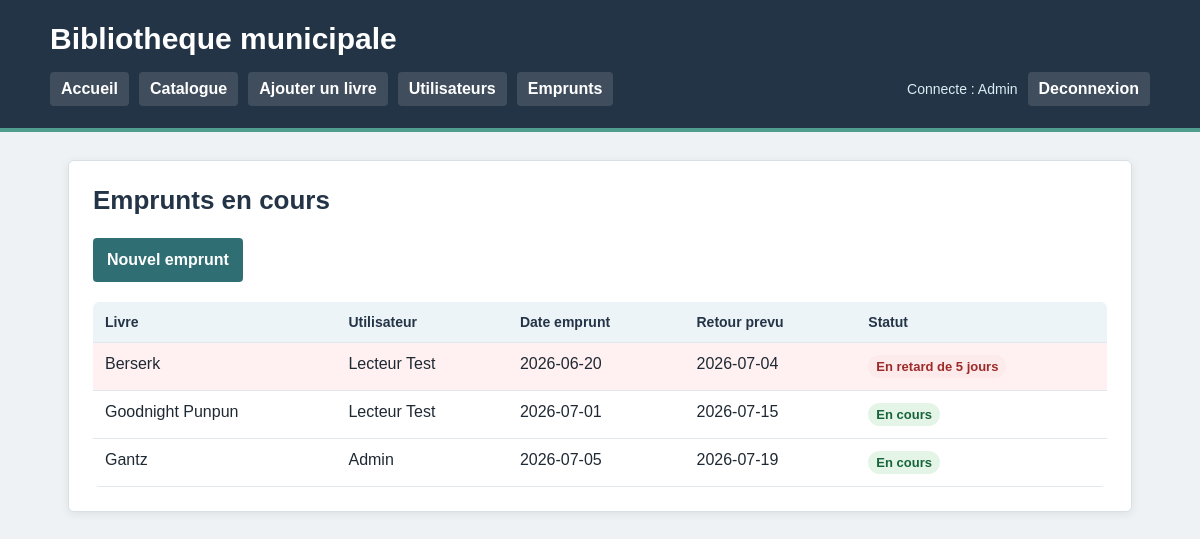
Page /emprunts.php (signed in) on the committed database.
### tables this page shows
CREATE TABLE emprunts (
    id INT AUTO_INCREMENT PRIMARY KEY,
    livre_id INT NOT NULL,
    utilisateur_id INT NOT NULL,
    date_emprunt DATE NOT NULL,
    date_retour_prevue DATE NOT NULL,
    date_retour_effective DATE NULL,
    statut VARCHAR(30) NOT NULL DEFAULT 'en_cours',
    FOREIGN KEY (livre_id) REFERENCES livres(id),
    FOREIGN KEY (utilisateur_id) REFERENCES utilisateurs(id)
);

CREATE TABLE livres (
    id INT AUTO_INCREMENT PRIMARY KEY,
    titre VARCHAR(200) NOT NULL,
    auteur VARCHAR(150) NOT NULL,
    isbn VARCHAR(30) NOT NULL UNIQUE,
    annee_publication INT NULL,
    resume TEXT,
    categorie_id INT,
    disponible TINYINT(1) NOT NULL DEFAULT 1,
    FOREIGN KEY (categorie_id) REFERENCES categories(id)
);

CREATE TABLE utilisateurs (
    id INT AUTO_INCREMENT PRIMARY KEY,
    nom VARCHAR(100) NOT NULL,
    email VARCHAR(150) NOT NULL UNIQUE,
    mot_de_passe VARCHAR(255) NOT NULL,
    actif TINYINT(1) NOT NULL DEFAULT 1
);

### public/emprunts.php (the view, shortened to what this page needs)
<?php
$pdo = connexionBDD();
$sql = "SELECT emprunts.*, livres.titre, utilisateurs.nom, DATEDIFF(CURDATE(), emprunts.date_retour_prevue) AS jours_retard
        FROM emprunts
        INNER JOIN livres ON emprunts.livre_id = livres.id
        INNER JOIN utilisateurs ON emprunts.utilisateur_id = utilisateurs.id
        WHERE emprunts.statut = 'en_cours'
        ORDER BY emprunts.date_retour_prevue";
$emprunts = $pdo->query($sql)->fetchAll(PDO::FETCH_ASSOC);
include __DIR__ . '/../templates/header.php';
?>
<section class="bloc">
    <h2>Emprunts en cours</h2>
    <p><a class="bouton" href="ajouter_emprunt.php">Nouvel emprunt</a></p>
    <?php if (count($emprunts) === 0): ?>
        <p>Aucun emprunt en cours.</p>
    <?php else: ?>
        <table>
            <thead>
                <tr>
                    <th>Livre</th>
                    <th>Utilisateur</th>
                    <th>Date emprunt</th>
                    <th>Retour prevu</th>
                    <th>Statut</th>
                </tr>
            </thead>
            <tbody>
                <?php foreach ($emprunts as $emprunt): ?>
                    <tr class="<?= (int) $emprunt['jours_retard'] > 0 ? 'ligne-retard' : '' ?>">
                        <td><?= htmlspecialchars($emprunt['titre']) ?></td>
                        <td><?= htmlspecialchars($emprunt['nom']) ?></td>
                        <td><?= htmlspecialchars($emprunt['date_emprunt']) ?></td>
                        <td><?= htmlspecialchars($emprunt['date_retour_prevue']) ?></td>
                        <td>
                            <?php if ((int) $emprunt['jours_retard'] > 0): ?>
                                <span class="indisponible">En retard de <?= (int) $emprunt['jours_retard'] ?> jours</span>
                            <?php else: ?>
                                <span class="disponible">En cours</span>
                            <?php endif; ?>
                        </td>
                    </tr>
                <?php endforeach; ?>
            </tbody>
        </table>
    <?php endif; ?>
</section>
<?php include __DIR__ . '/../templates/footer.php'; ?>

### public/assets/css/style.css (style rules this page uses)
* { box-sizing: border-box; }
body { margin: 0; font-family: Arial, Helvetica, sans-serif; background: #eef2f4; color: #1f2933; }
.bloc { background: white; padding: 24px; border: 1px solid #d9e0e5; border-radius: 6px; box-shadow: 0 2px 8px rgba(31, 41, 51, 0.08); }
h2 { margin-top: 0; color: #243447; font-size: 26px; }
p { line-height: 1.5; }
a { color: #246b8f; }
table { width: 100%; border-collapse: collapse; margin-top: 20px; overflow: hidden; border-radius: 6px; }
th, td { border-bottom: 1px solid #e1e7eb; padding: 12px; text-align: left; vertical-align: top; }
th { background: #edf4f7; color: #243447; font-size: 14px; }
button, .bouton { display: inline-block; background: #2f6f73; color: white; border: 0; border-radius: 4px; padding: 10px 14px; text-decoration: none; cursor: pointer; font-weight: bold; }
.disponible, .indisponible { display: inline-block; padding: 4px 8px; border-radius: 20px; font-size: 13px; font-weight: bold; }
.disponible { color: #17643b; background: #e4f5e8; }
.indisponible { color: #9d2a2a; background: #fdeaea; }
.ligne-retard { background: #fff1f1; }

### rows in the picture
emprunts: livre.titre "Berserk", utilisateur.nom "Lecteur Test", date_emprunt "2026-06-20", date_retour_prevue "2026-07-04", jours_retard "5"
emprunts: livre.titre "Goodnight Punpun", utilisateur.nom "Lecteur Test", date_emprunt "2026-07-01", date_retour_prevue "2026-07-15", shows "En cours"
emprunts: livre.titre "Gantz", utilisateur.nom "Admin", date_emprunt "2026-07-05", date_retour_prevue "2026-07-19", shows "En cours"

### other values in the picture
nomUtilisateur() "Admin"
